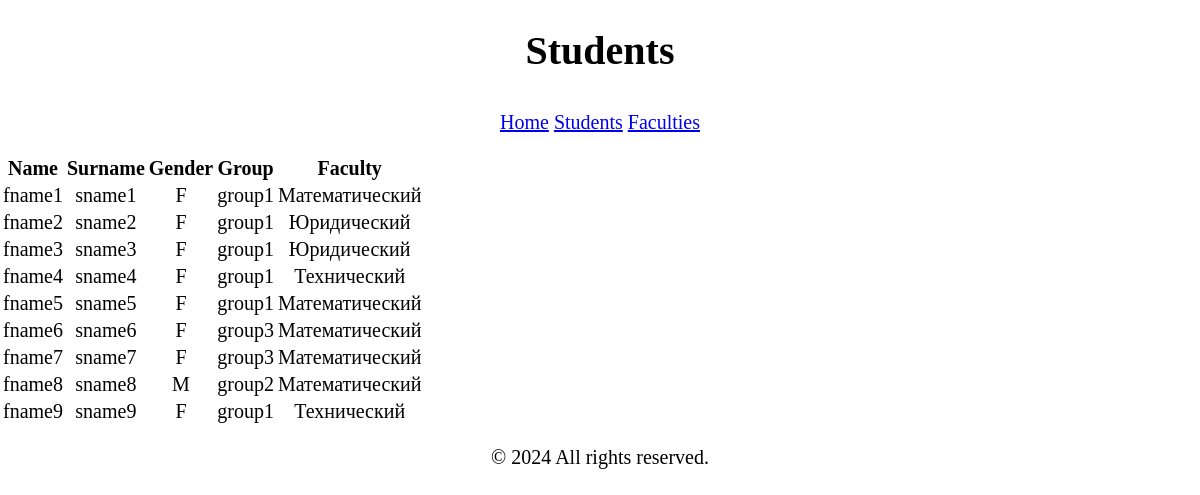
The app's page /show_students with its own data.
### models.py (models this page shows)
class Student(db.Model):
    __tablename__ = 'student'
    id = db.Column(db.Integer, primary_key=True)
    fname = db.Column(db.String(30), nullable=False)
    sname = db.Column(db.String(30), nullable=False)
    age = db.Column(db.Integer, nullable=False)
    gender = db.Column(db.String(1), nullable=False)
    group = db.Column(db.String(10), nullable=False)
    faculty_id = db.Column(db.ForeignKey('faculty.id'), nullable=False)
    faculty = db.relationship('Faculty', backref='students')

class Faculty(db.Model):
    __tablename__ = 'faculty'
    id = db.Column(db.Integer, primary_key=True)
    name = db.Column(db.String(30), nullable=False)

### app.py (the view)
@app.route('/show_students')
def show_students():
    students = Student.query.all()
    return render_template('students.html', students=students)

### templates/students.html (shortened to what this page needs)
{% extends "default.html" %}
{% block header %}
<h1>Students</h1>
{% endblock %}
{% block main %}
<table>
    <thead>
    <tr>
        <th>Name</th>
        <th>Surname</th>
        <th>Gender</th>
        <th>Group</th>
        <th>Faculty</th>
    </tr>
    </thead>
    <tbody>
    {% for s in students %}
    <tr>
        <td>{{ s.fname }}</td>
        <td>{{ s.sname }}</td>
        <td>{{ s.gender }}</td>
        <td>{{ s.group }}</td>
        <td>{{ s.faculty.name }}</td>
    </tr>
    {% endfor %}
    </tbody>
</table>
{% endblock %}

### templates/default.html (shortened to what this page needs)
<!doctype html>
<html lang="en">
<head>
    <link rel="stylesheet" type="text/css"
          href="{{ url_for('static', filename='css/style.css') }}"/>
</head>
<body>
<header>
    {% block header %}{% endblock %}
    <ul>
        <li>
            <a href="/">Home</a>
            <a href="/show_students">Students</a>
            <a href="/show_faculties">Faculties</a>
        </li>
    </ul>
</header>
<main>
    {% block main %}{% endblock %}
</main>
<footer>
    {% block footer %}
    <p>&copy; <span id="curYear"></span> All rights reserved.</p>
    {% endblock %}
</footer>
</body>
</html>

### static/css/style.css (style rules this page uses)
body { font-family: times-new-roman; font-size: 20px; text-align: center; margin: auto; }
ul { list-style-type: none; margin: 10px; padding: 10px; }

### records on screen
Student: fname "fname1", sname "sname1", gender "F", group "group1", faculty.name "Математический"
Student: fname "fname2", sname "sname2", gender "F", group "group1", faculty.name "Юридический"
Student: fname "fname3", sname "sname3", gender "F", group "group1", faculty.name "Юридический"
Student: fname "fname4", sname "sname4", gender "F", group "group1", faculty.name "Технический"
Student: fname "fname5", sname "sname5", gender "F", group "group1", faculty.name "Математический"
Student: fname "fname6", sname "sname6", gender "F", group "group3", faculty.name "Математический"
Student: fname "fname7", sname "sname7", gender "F", group "group3", faculty.name "Математический"
Student: fname "fname8", sname "sname8", gender "M", group "group2", faculty.name "Математический"
Student: fname "fname9", sname "sname9", gender "F", group "group1", faculty.name "Технический"
